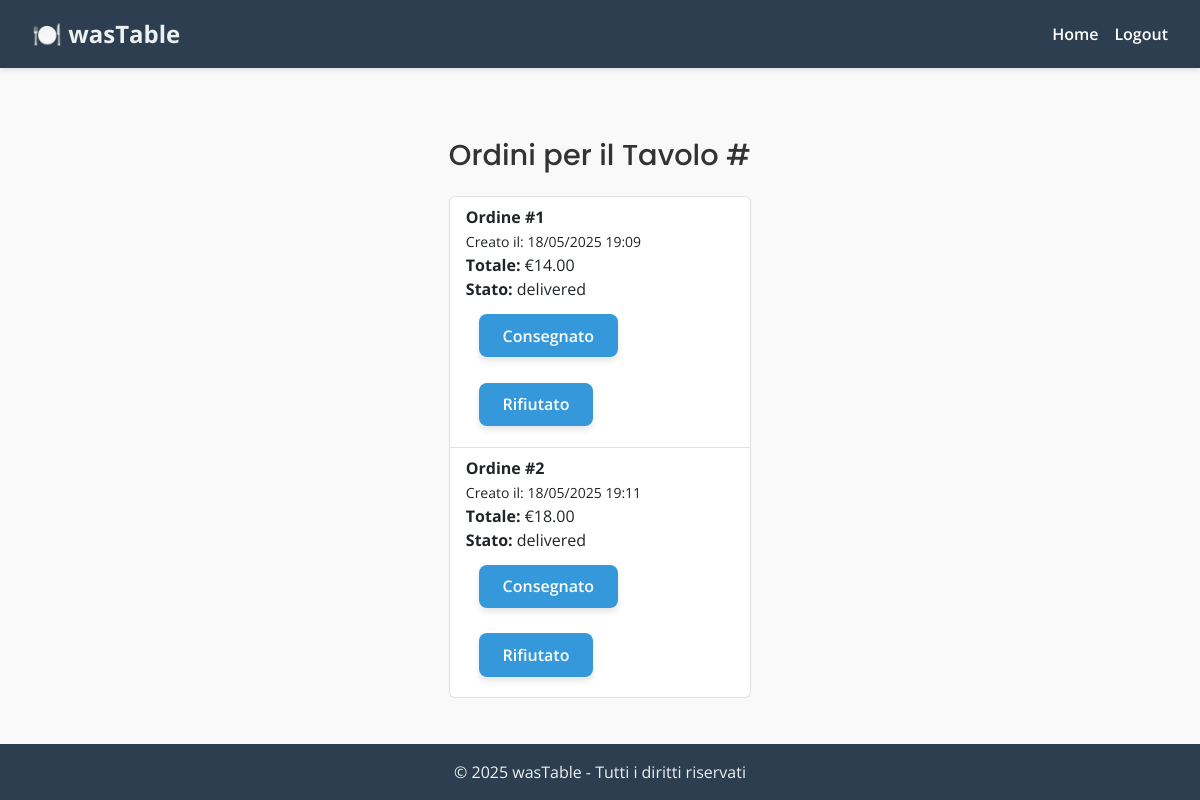
/admin_orders/10, run on the app's committed database.
### backend/app/models/Order.py (models this page shows, shortened)
class Order(db.Model):
    id = db.Column(db.Integer, primary_key=True)
    reservation_id = db.Column(db.Integer, db.ForeignKey('reservation.id', ondelete='CASCADE'), nullable=False)
    items = db.Column(db.JSON, nullable=False)  # I piatti ordinati saranno memorizzati come JSON
    total_price = db.Column(db.Float, nullable=False)
    created_at = db.Column(db.DateTime, default=datetime.utcnow)
    status = db.Column(db.String(20), default='pending')  # 'pending', 'delivered', 'rejected'
    table_id = db.Column(db.Integer, db.ForeignKey('table.id'), nullable=False)
    table = db.relationship('Table', backref=db.backref('orders', lazy=True))
    reservation = db.relationship('Reservation', backref='orders')

### backend/app/routes/auth_routes.py (the view)
@bp.route('/admin_orders/<int:table_id>', methods=['GET'])
def admin_orders(table_id):
    table = Table.query.get(table_id)
    if not table:
        flash('Tavolo non trovato', 'danger')
        return redirect(url_for('admin_tables'))
    orders = Order.query.filter_by(table_id=table.id).all()
    return render_template('admin_orders.html', table=table, orders=orders)

### backend/app/templates/admin_orders.html
{% extends 'layout.html' %}
{% block content %}
    <h1 class="text-center my-4">Ordini per il Tavolo #{{ table.table_number }}</h1>
    <ul class="list-group">
        {% for order in orders %}
            <li class="list-group-item">
                <strong>Ordine #{{ order.id }}</strong><br>
                <small>Creato il: {{ order.created_at.strftime('%d/%m/%Y %H:%M') }}</small><br>
                <strong>Totale:</strong> €{{ '%.2f' | format(order.total_price) }}<br>
                <strong>Stato:</strong> {{ order.status }}<br>
                <form method="POST" action="{{ url_for('update_order_status', order_id=order.id, new_status='delivered') }}">
                    <button type="submit" class="btn btn-success">Consegnato</button>
                </form>
                <form method="POST" action="{{ url_for('update_order_status', order_id=order.id, new_status='rejected') }}">
                    <button type="submit" class="btn btn-danger">Rifiutato</button>
                </form>
            </li>
        {% endfor %}
    </ul>
{% endblock %}

### data on the page
Order: id "1", created_at "18/05/2025 19:09", total_price "14.00", status "delivered"
Order: id "2", created_at "18/05/2025 19:11", total_price "18.00", status "delivered"
